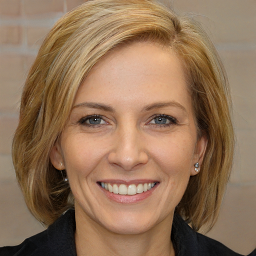
#> input picture L10/prof.png, 256 x 256 px, found by its file name
$ jupyter execute EdgeDetection.ipynb   (older library calls are emulated)
#> lines starting #> are read from the running program, lines starting #| are printed output that depends on the picture
<a href="https://colab.research.google.com/github/iciromaco/Semi3A/blob/master/L5/EdgeDetection.ipynb" target="_parent"></a>

# エッジ検出
OpenCVのエッジ検出フィルタについては、[ここ](http://labs.eecs.tottori-u.ac.jp/sd/Member/oyamada/OpenCV/html/py_tutorials/py_imgproc/py_gradients/py_gradients.html)を見よ

# ソーベルフィルタ
## **cv2.Sobel(画像,結果の格納型,x,y,ksize=3)**

微分（＝差分）とガウシアンフィルタを組み合わせたエッジ検出フィルタ

##ソーベルフィルタ（カーネルサイズ３の場合）

||||
|-|-|-|
|-1|0|1|
|-2|0|2|
|-1|0|1|

|x方向|
|-|

||||
|-|-|-|
|-1|-2|-1|
|0|0|0|
|1|2|1|

|y方向|
|-|

-1 と 1 、-2 と 2 は　右‐左　の計算を意味する。つまり差＝変化量を意味する。

微分という操作はデジタルではただの引き算となる。

1,2,1 はガウス分布

カーネルサイズを大きくすると、1,2,4,2,1 という風に、中央の重みが大きく、離れるにしたがって重みが小さくなる（ガウス分布＝正規分布）

### **結果の格納型**
元の画像は符号なし整数であるが、微分した結果は実数になるのでフローティング型を指定する必要がある。

**cv2.CV_32F**
**cv2.CV_64F**

などを使う。

[cell 1]
import cv2
from google.colab.patches import cv2_imshow

#入力画像の読み込み（グレイスケール）
gry = cv2.imread('prof.png',0)
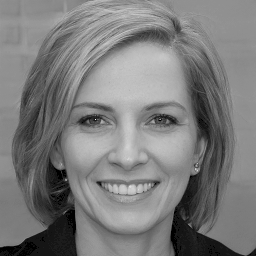
#> gry: shape (256, 256); min 0, max 255, mean 123.5

#Sobelフィルタでx方向のエッジ検出
sobelx = cv2.Sobel(gry,cv2.CV_64F,1,0) #1,0はｘ方向微分を意味する
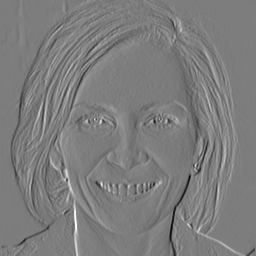
#> sobelx: shape (256, 256) float64; min -480, max 496, mean 0; drawn with min black and max white

#x方向のエッジ検出結果表示
cv2_imshow(sobelx)
print("x方向のSobelフィルタの適用結果")

#Sobelフィルタでy方向のエッジ検出
sobely = cv2.Sobel(gry,cv2.CV_64F,0,1)
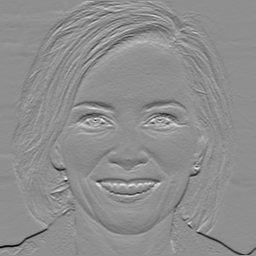
#> sobely: shape (256, 256) float64; min -524, max 410, mean -2.4; drawn with min black and max white

#y方向のエッジ検出結果表示
cv2_imshow(sobely)
print("y方向のSobelフィルタの適用結果")

#8ビット符号なし整数変換
abs_sobelx = cv2.convertScaleAbs(sobelx)
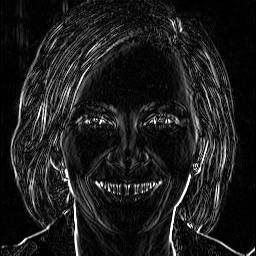
#> abs_sobelx: shape (256, 256); min 0, max 255, mean 29.5
abs_sobely = cv2.convertScaleAbs(sobely)
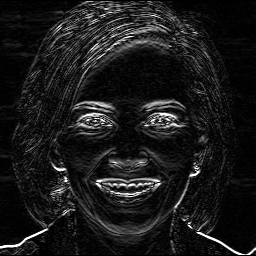
#> abs_sobely: shape (256, 256); min 0, max 255, mean 26

#重み付き和
sobel_edge = cv2.addWeighted(abs_sobelx,0.5,abs_sobely,0.5,0)
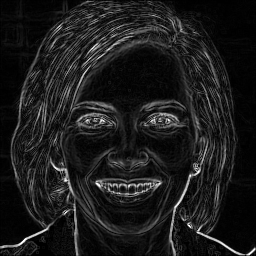
#> sobel_edge: shape (256, 256); min 0, max 255, mean 27.7

#エッジ検出結果表示
cv2_imshow(sobel_edge)
print("エッジ強度分布")

#２階調化
ret,edge = cv2.threshold(sobel_edge,0,255,cv2.THRESH_OTSU)
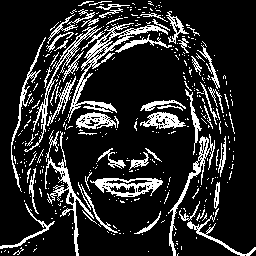
#> edge: shape (256, 256); 16.3% white in thin lines or dots
#> ret = 51

#エッジ検出結果表示
cv2_imshow(edge)
print("エッジ画像")

ｘ方向（横方向）に微分した場合には縦エッジ、ｙ方向（縦方向）に微分した場合は横エッジが得られることに注意せよ。

## abs_sobelx = cv2.convertScaleAbs(sobelx,alpha=1,beta=0)

　int(｜データ＊ alpha ＋ beta｜) という計算により、データを８ビット符号なし整数化に変換する

## sobel_edge = cv2.addWeighted(abs_sobelx,0.5,abs_sobely,0.5,0)

　２つの画像の重みづけ和
　このプログラムでは、ｘ微分とｙ微分を ともに0.5の重みで加えている。

## ret,edge = cv2.threshold(sobel_edge,0,255,cv2.THRESH_OTSU)

　判別分析法による２階調化

# Canny エッジ検出

Sobel法に代表されるエッジ検出フィルタはエッジそのものではなく、エッジらしさを表す数値のみを出力する。

ある画素がエッジであるかどうかは、適当なしきい値を設定して２値化するなどして決めざるをえない。

実際にしきい値処理を施してみると、しきい値が高すぎて線の途切れが発生したり、逆にしきい値が低すぎて余計な線がたくさん出てしまったりし、ひとつのしきい値で思い通りの線画を得ることは難しい。

Cannyエッジ検出フィルタは、

*   エッジ強度ではなく、エッジかどうかのみを表す２値画像を出力する
*   ２つのしきい値により、なるべく連続するエッジを得る

という特徴を持つエッジ検出法である。

Canny 法は複数のステップで２階調の線画像を得る．

1. ガウシアンフィルタにより画像を平滑化する．ノイズの除去がその目的である
2. Sobel のフィルタによりエッジ強度の勾配と方向を求める
3. エッジ上の点では勾配方向に対して勾配の強さが極大となっているはずであるから，それ以外の点は除外する．
4. エッジの候補点のうち，パラメータmaxValよりも強度の強い点をエッジであると確定する
5.すでにエッジであると確定している点に連続する点で，パラメータ minVal よりもエッジ強度の強い点もエッジに加える．この操作を再帰的に実行する

　たとえば，図１を原画像とするとエッジ強度は図２のようになる．図３は赤枠と青枠の部分を水平方向に見たとき，水平方向を横軸，エッジ強度を縦軸に取ったグラフである．たとえば，図３の緑のレベルをしきい値として図２を２階調化すると図４のような２値画像が得られる．赤枠部のエッジは中央部が途切れ，青枠部は中央部のみが検出される．

　図に示すmaxValとminValをパラメータとして指定したとすると，青部分はエッジ強度が弱く maxVal を超える点がないため，Canny法ではエッジではないと判断される．赤部分は左右の部分が maxVal を超えるため，ステップ４でエッジ点と確定する．中央部はそれらの点と連続しており，minVal よりも強度が強いため，ステップ５でエッジ点に追加される． 結果として，Canny法のエッジ検出結果は図５に示すように，赤枠部が横１線のラインとなり，青枠部分の弱いエッジは無視される．

---

maxValとminVal の調整はなかなかむつかしい。次のサイトの説明が実践的でわかりやすい。

-[cv2.Canny(): Canny法によるエッジ検出の調整をいい感じにする](https://qiita.com/Takarasawa_/items/1556bf8e0513dca34a19)

[cell 2]
maxVal = 201 #@param {type:"slider", min:0, max:1000, step:1}
canny = cv2.Canny(gry, maxVal, maxVal)
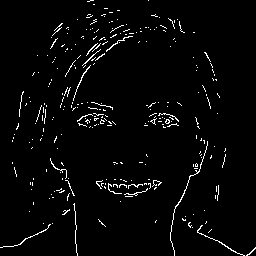
#> canny: shape (256, 256); 2.8% white in thin lines or dots
cv2_imshow(canny)

[cell 3]
minVal = 92 #@param {type:"slider", min:0, max:300, step:1}
canny = cv2.Canny(gry, maxVal, minVal)
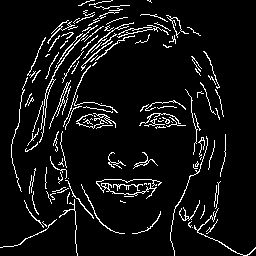
#> canny: shape (256, 256); 7% white in thin lines or dots
cv2_imshow(canny)
